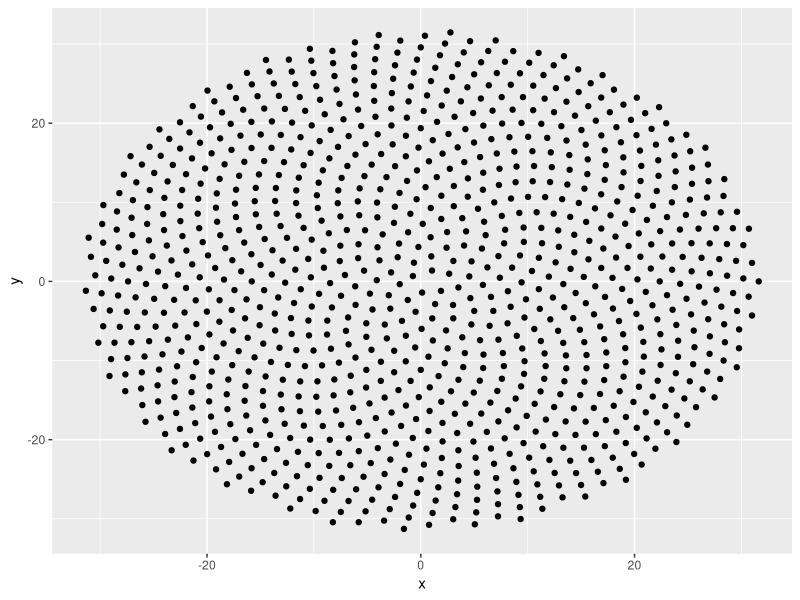

Write the R code that produced this figure.
## ---- chunk 1
library(ggplot2)
library(gganimate)
## ---- chunk 2
x<- c()   
y <- c()  

goldenratio <- 1.618
gamma <- 2*pi*(1-goldenratio)  

for (i in 1:1000){
  x<- c(x,sqrt(i)*cos(i*gamma))
  y<- c(y,sqrt(i)*sin(i*gamma))
 
}

df <- data.frame(x = x, y = y)

p <- ggplot(data = df, aes(x=x,y=y))+
  geom_point()

p
## ---- chunk 3
df <- data.frame(matrix(ncol = 4, nrow = 0))
colnames(df) <- c('x', 'y', 'id','color_code')

ratios <- c(seq(0.6165,0.6180,0.0001))

gamma_n <- 0
for(j in 1:length(ratios)){
  gamma_n <- 2*pi*ratios[j]
  #print(gamma_n)
  id <- c() #shape id
  x<- c()   #x-loc
  y <- c() #y-loc
  ccode <-c()
  df_temp <- data.frame(matrix(ncol = 4, nrow = 0))
  colnames(df_temp) <- c('x', 'y', 'id','color_code') 
  
  for (i in 1:1000){
    x<- c(x,sqrt(i)*cos(i*gamma_n))
    y<- c(y,sqrt(i)*sin(i*gamma_n))
    id <- c(id,j)
    
  }
  ccode<- c(rep(1,100),rep(2,100),rep(3,100),
            rep(4,100),rep(5,100),rep(6,100),
            rep(7,100),rep(8,100),rep(9,100),
            rep(10,100))
  df_temp <- data.frame(x = x, y = y, id = id, color_code = ccode)
  df<- rbind(df,df_temp)
  
}



library(gganimate)
pv<- ggplot(data=df, aes(x=x,y=y, color = factor(color_code)))+
  geom_point(size=1.5,aes(group=color_code))+
  theme(legend.position = "none",
        axis.text.x = element_blank(),
        axis.ticks.x = element_blank(),
        axis.text.y = element_blank(),
        axis.ticks.y = element_blank(),
        plot.background = element_blank(),
        panel.grid.minor = element_blank(),
        panel.grid.major = element_blank(),
        panel.background = element_rect(fill='transparent'),
        axis.title.x=element_blank(),
        axis.title.y=element_blank())+
  transition_states(id,transition_length = 3, state_length = 1, wrap = FALSE)
  #ease_aes('linear')+
  #enter_fade()+
  #exit_fade()
  
gganimate::animate(pv, fps = 2,height = 430, width = 430)
